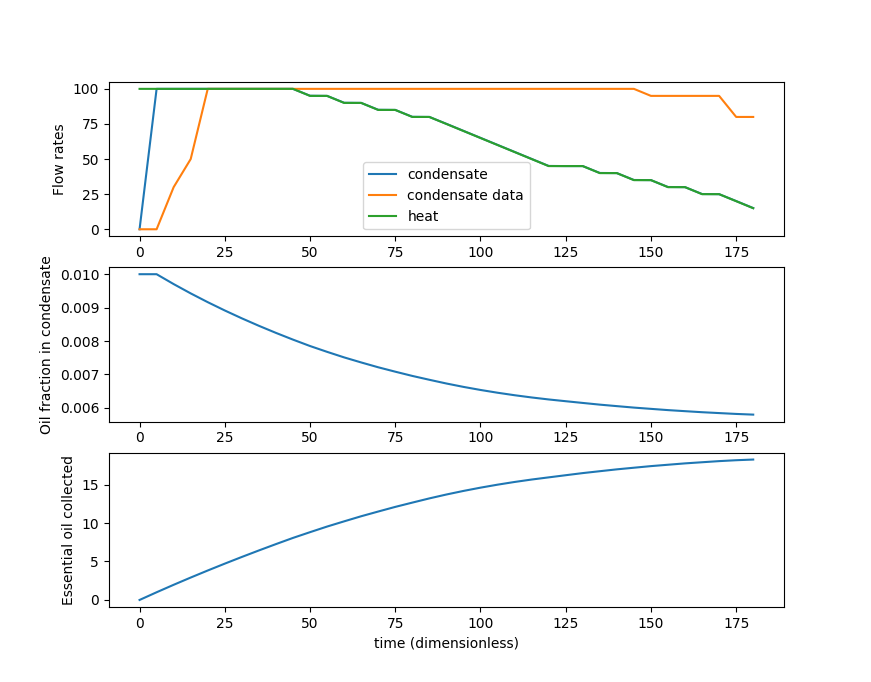

This figure's Python source:
import numpy as np
import matplotlib.pyplot as plt
from scipy.interpolate import interp1d

def get_data(path='fake_data.csv'):
    'Get data from a file as useable arrays'
    return  np.loadtxt(path, delimiter=',', usecols=(0, 1, 2, 3), skiprows=1, unpack=True)

def model(use_different_fake_data=False):

    # Fake data for testing the model
    nt = 1000                       # number of time points
    time = np.linspace(0, 1, nt)    # time array - dimensionless
    dt = time[-1]/nt                # time step
    y0 = 0                          # initial condensate flowrate
    u0 = 0                          # initial heat flowrate
    u = np.zeros(nt)                # heat flowrate array
    u[10:] = 100
    u[600:] = 50

    y_data = None
    eo_data = None

    # Fake data read in from another soure
    if use_different_fake_data:
        time, u, y_data, eo_data = get_data()
        print(time, u, y_data, eo_data)
        nt = len(time)
        dt = (time[-1] - time[0]) / nt
        y0 = y_data[0]
        u0 = u[0]

    u_func = interp1d(time, u)

    # System parameters
    K = 1                           # FOPDT gain
    tau = 0.08                      # FOPDT time constant
    theta = 0.1                     # FOPDT deadtime
    A = 0.01                        # Fractional flow pre-exponential constant
    B = -0.03                       # Fractional flow exponential constant

    y_model = []                    # condensate flowrates
    eo_frac = []                    # condensate eo fraction
    eo_model = []                   # collected essential oil

    y_prev = 0
    eo_prev = 0
    for i, t in enumerate(time):
        u_val = 0
        if (t-theta) >= 0:
            u_val = u_func(t-theta)
        flow = np.exp(-dt/tau)*(y_prev-y0) + K*(1-np.exp(-dt/tau))*(u_val)
        y_model.append(flow)
        eo_yield = A*np.exp(B*eo_prev)
        eo_frac.append(eo_yield)
        eo_model.append(eo_prev + eo_yield*flow)
        y_prev = y_model[-1]
        eo_prev = eo_model[-1]

    plt.subplot(3, 1, 1)
    plt.plot(time, y_model, label='condensate')
    if use_different_fake_data:
        plt.plot(time, y_data, label='condensate data')
    plt.plot(time, u, label='heat')
    plt.ylabel('Flow rates')
    plt.legend()
    plt.subplot(3, 1, 2)
    plt.plot(time, eo_frac)
    plt.ylabel('Oil fraction in condensate')
    plt.subplot(3, 1, 3)
    plt.plot(time, eo_model)
    plt.ylabel('Essential oil collected')
    plt.xlabel('time (dimensionless)')
    plt.show()


if __name__ == "__main__":
    model(use_different_fake_data=True)
